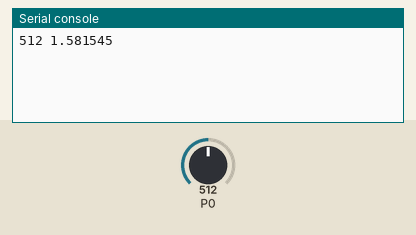
A program run on a simulated BBC micro:bit running MicroPython. On the bench: the last lines printed to the serial console. Inputs (shaded band) come from the test bench; at power-on: P0 = 512 (analog values on the 0–1023 scale).

Above: at 1.2 s.
1.3 s: P0 set to 716
At 2.9 s:
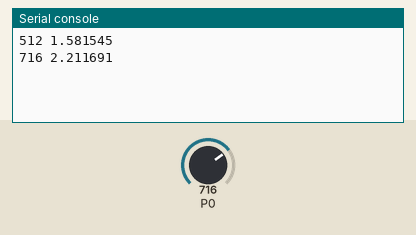
4.0 s: P0 set to 900
At 4.5 s:
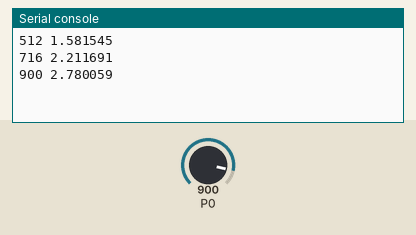
Timing chart, 0 to 7.0 s (numbered marks = the images above; inputs shaded):
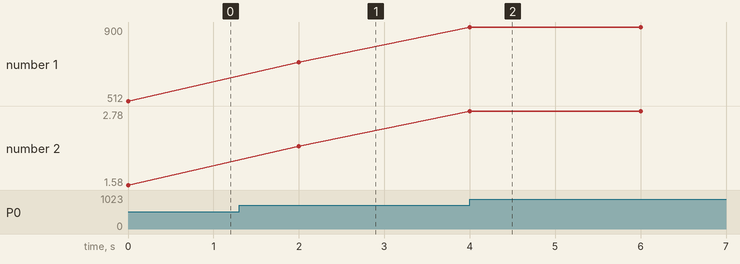

Measured:
- after the input at 1.3 s, the serial console: prints a new line after 0.70 s (image 1)
- after the input at 4.0 s, the serial console: prints a new line at once (image 2)
- plotted number 1: 512 → 716 after the input at 1.3 s, 716 → 900 after the input at 4.0 s
- plotted number 2: 1.58 → 2.21 after the input at 1.3 s, 2.21 → 2.78 after the input at 4.0 s

The program:

can_2.py
```python
"""
Mesure d'une tension sur le port P0
Problème de précision car saturation du CAN 1023 !
"""
from microbit import *

Vcc = 3.160 # Mesure de Vcc au voltmètre

while True:
    N = pin0.read_analog()   # Lecture sur l'entrée analogique
    U = N*Vcc/1023           # Cacul de la tension
    print(N, U)              # Affichage
    sleep(2000)              # Temporisation
```
